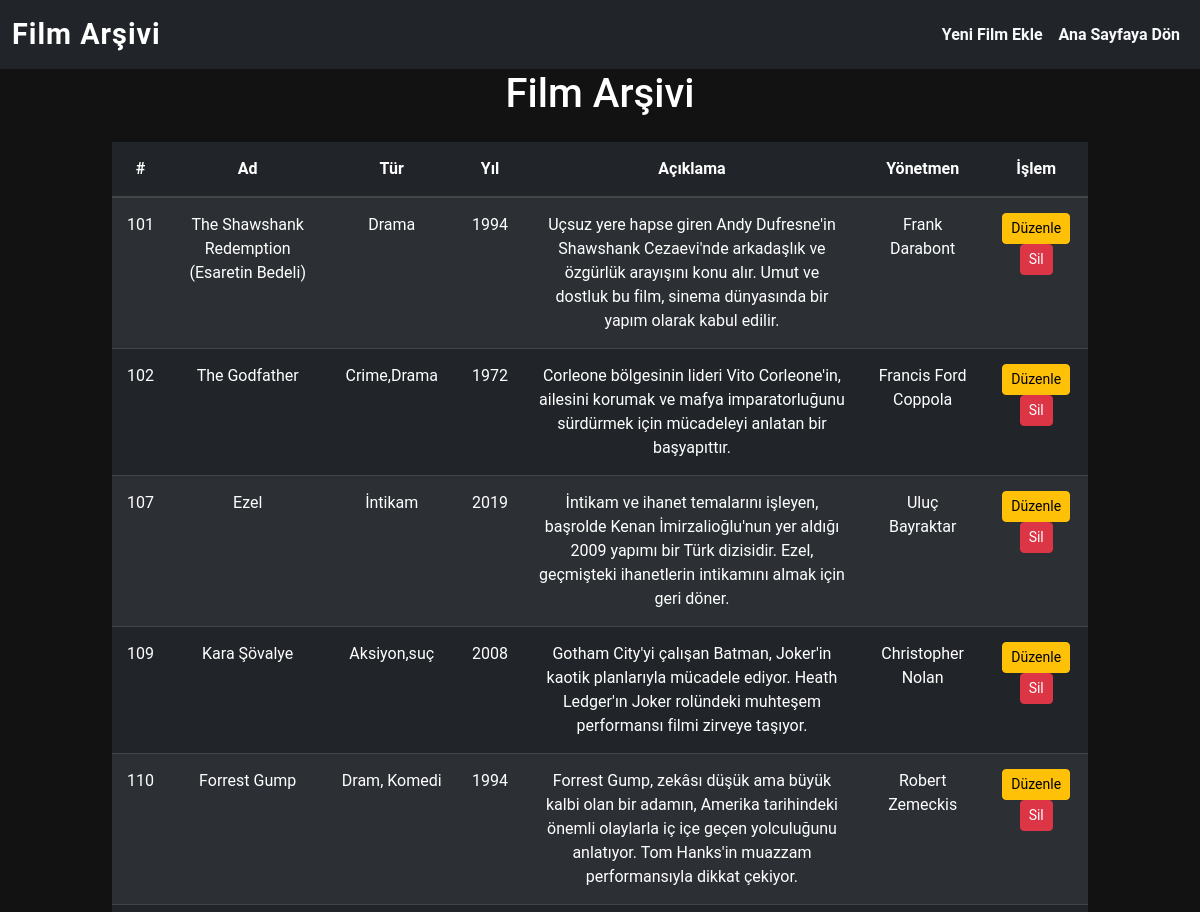
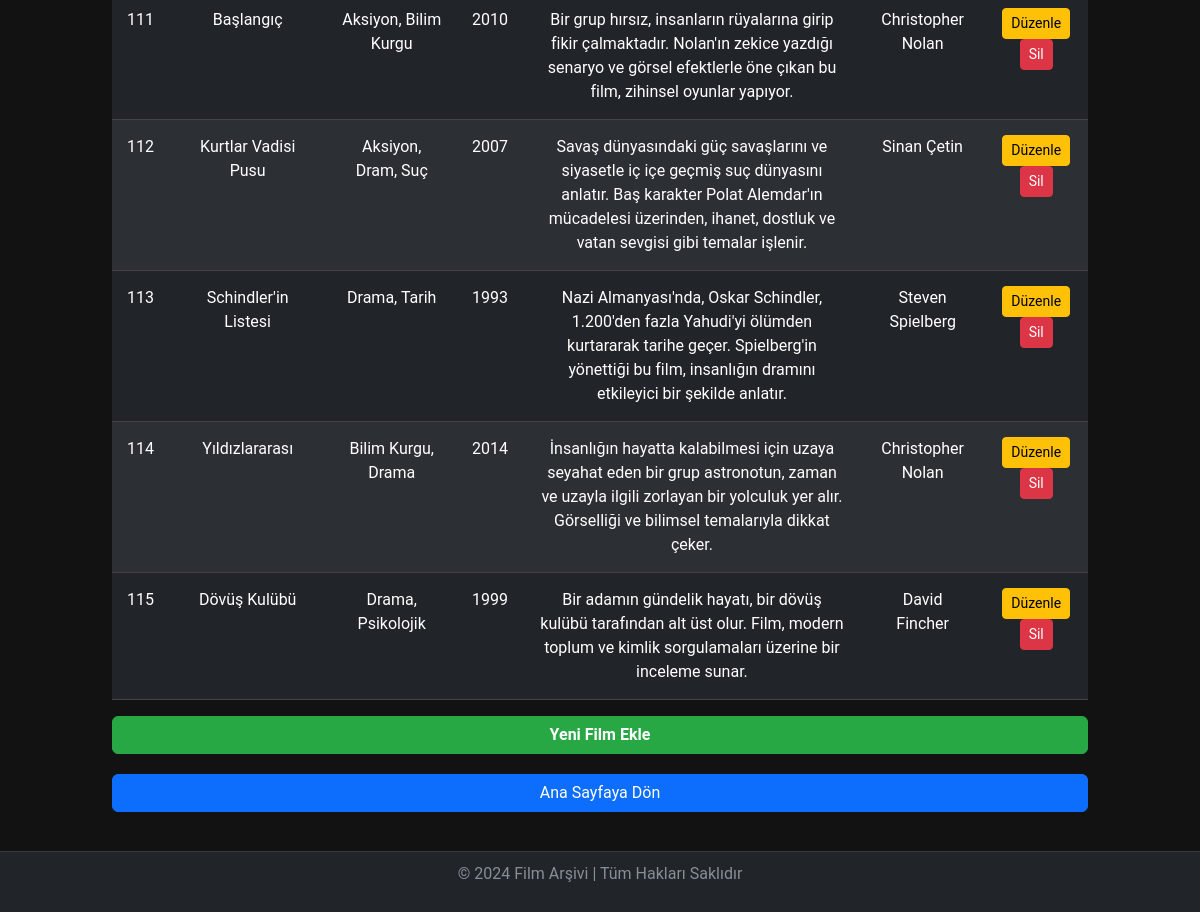
Screenshot of /filmler.php with the database file from the repository (2 pictures, top to bottom).
### tables this page shows
CREATE TABLE IF NOT EXISTS `filmler` (
  `id` int NOT NULL AUTO_INCREMENT,
  `ad` varchar(255) NOT NULL,
  `tur` varchar(255) DEFAULT NULL,
  `yil` int DEFAULT NULL,
  `yonetmen` varchar(64) DEFAULT NULL,
  `aciklama` text,
  `resim` varchar(255) DEFAULT 'default.jpg',
  `imdb` decimal(3,1) DEFAULT '0.0',
  `eklenme_tarihi` datetime DEFAULT CURRENT_TIMESTAMP,
  PRIMARY KEY (`id`)
);

### filmler.php (the view, shortened to what this page needs)
<?php
require_once 'db.php';
$query = "SELECT * FROM filmler";
$stmt = $pdo->query($query);
$filmler = $stmt->fetchAll(PDO::FETCH_ASSOC);
?>
<!DOCTYPE html>
<html lang="tr">
<head>
    <link href="https://cdn.jsdelivr.net/npm/bootstrap@5.3.0-alpha1/dist/css/bootstrap.min.css" rel="stylesheet">
</head>
<body>
<nav class="navbar navbar-expand-lg navbar-dark bg-dark fixed-top">
    <div class="container-fluid">
        <a class="navbar-brand" href="filmler.php">Film Arşivi</a>
        <div class="collapse navbar-collapse" id="navbarNav">
            <ul class="navbar-nav ms-auto">
                <li class="nav-item">
                    <a class="nav-link" href="film_ekle.php">Yeni Film Ekle</a>
                </li>
                <li class="nav-item">
                    <a class="nav-link" href="index.php">Ana Sayfaya Dön</a>
                </li>
            </ul>
        </div>
    </div>
</nav>
<div class="container">
    <h1 class="text-center mb-4">Film Arşivi</h1>
    <table class="table table-dark table-striped">
        <thead>
            <tr>
                <th>#</th>
                <th>Ad</th>
                <th>Tür</th>
                <th>Yıl</th>
                <th>Açıklama</th>
                <th>Yönetmen</th>
                <th>İşlem</th>
            </tr>
        </thead>
        <tbody>
            <?php if (count($filmler) > 0): ?>
                <?php foreach ($filmler as $film): ?>
                    <tr>
                        <td><?= htmlspecialchars($film['id']) ?></td>
                        <td><?= htmlspecialchars($film['ad']) ?></td>
                        <td><?= htmlspecialchars($film['tur']) ?></td>
                        <td><?= htmlspecialchars($film['yil']) ?></td>
                        <td><?= htmlspecialchars($film['aciklama']) ?></td>
                        <td><?= htmlspecialchars($film['yonetmen']) ?></td>
                        <td>
                            <a href="film_duzenle.php?id=<?= $film['id'] ?>" class="btn btn-warning btn-sm">Düzenle</a>
                            <a href="film_sil.php?id=<?= $film['id'] ?>" class="btn btn-danger btn-sm" onclick="return confirm('Bu filmi silmek istediğinizden emin misiniz?')">Sil</a>
                        </td>
                    </tr>
                <?php endforeach; ?>
            <?php else: ?>
                <tr>
                    <td colspan="7" class="text-center">Henüz eklenmiş bir film yok!</td>
                </tr>
            <?php endif; ?>
        </tbody>
    </table>
    <a href="film_ekle.php" class="btn btn-success w-100">Yeni Film Ekle</a>
    <div class="back-to-home">
        <a href="index.php" class="btn btn-primary w-100">Ana Sayfaya Dön</a>
    </div>
</div>
<footer>
    <p>© 2024 Film Arşivi | Tüm Hakları Saklıdır</p>
</footer>
</body>
</html>

### filmler.php (style rules this page uses)
body { background-color: #121212; color: white; padding-top: 70px; padding-bottom: 100px; font-family: 'Roboto', sans-serif; }
.container { max-width: 1000px; }
.navbar-brand { font-size: 1.8rem; font-weight: bold; letter-spacing: 1px; color: #fff; }
.navbar-nav .nav-link { font-weight: 600; color: #f8f9fa; transition: color 0.3s ease; }
.navbar { background-color: rgba(0, 0, 0, 0.85); }
.table { border-collapse: collapse; width: 100%; }
.table-dark thead { background-color: #212529; border-bottom: 2px solid #444; }
.table-dark tbody tr { border-bottom: 1px solid #444; }
.table-dark th, .table-dark td { padding: 15px; text-align: center; }
.table-dark th { font-weight: bold; }
.btn-danger { background-color: #dc3545; border-color: #dc3545; }
.btn-success { background-color: #28a745; border-color: #28a745; font-weight: bold; transition: background-color 0.3s ease; }
footer { background-color: #212529; color: #868e96; text-align: center; padding: 10px 0; border-top: 1px solid #343a40; position: fixed; bottom: 0; width: 100%; }
.back-to-home { margin-top: 20px; text-align: center; }

### rows the page displays
filmler: id "101", ad "The Shawshank Redemption (Esaretin Bedeli)", tur "Drama", yil "1994", aciklama "Uçsuz yere hapse giren Andy Dufresne'in Shawshank Cezaevi'nde arkadaşlık ve özgürlük arayışını konu alır. Umut ve dostluk bu film, sinema dünyasında bir yapım olarak kabul edilir.", yonetmen "Frank Darabont"
filmler: id "102", ad "The Godfather", tur "Crime,Drama", yil "1972", aciklama "Corleone bölgesinin lideri Vito Corleone'in, ailesini korumak ve mafya imparatorluğunu sürdürmek için mücadeleyi anlatan bir başyapıttır.", yonetmen "Francis Ford Coppola"
filmler: id "107", ad "Ezel", tur "İntikam", yil "2019", aciklama "İntikam ve ihanet temalarını işleyen, başrolde Kenan İmirzalioğlu'nun yer aldığı 2009 yapımı bir Türk dizisidir. Ezel, geçmişteki ihanetlerin intikamını almak için geri döner.", yonetmen "Uluç Bayraktar"
filmler: id "109", ad "Kara Şövalye", tur "Aksiyon,suç", yil "2008", aciklama "Gotham City'yi çalışan Batman, Joker'in kaotik planlarıyla mücadele ediyor. Heath Ledger'ın Joker rolündeki muhteşem performansı filmi zirveye taşıyor.", yonetmen "Christopher Nolan"
filmler: id "110", ad "Forrest Gump", tur "Dram, Komedi", yil "1994", aciklama "Forrest Gump, zekâsı düşük ama büyük kalbi olan bir adamın, Amerika tarihindeki önemli olaylarla iç içe geçen yolculuğunu anlatıyor. Tom Hanks'in muazzam performansıyla dikkat çekiyor.", yonetmen "Robert Zemeckis"
filmler: id "111", ad "Başlangıç", tur "Aksiyon, Bilim Kurgu", yil "2010", aciklama "Bir grup hırsız, insanların rüyalarına girip fikir çalmaktadır. Nolan'ın zekice yazdığı senaryo ve görsel efektlerle öne çıkan bu film, zihinsel oyunlar yapıyor.", yonetmen "Christopher Nolan"
filmler: id "112", ad "Kurtlar Vadisi Pusu", tur "Aksiyon, Dram, Suç", yil "2007", aciklama "Savaş dünyasındaki güç savaşlarını ve siyasetle iç içe geçmiş suç dünyasını anlatır. Baş karakter Polat Alemdar'ın mücadelesi üzerinden, ihanet, dostluk ve vatan sevgisi gibi temalar işlenir.", yonetmen "Sinan Çetin"
filmler: id "113", ad "Schindler'in Listesi", tur "Drama, Tarih", yil "1993", aciklama "Nazi Almanyası'nda, Oskar Schindler, 1.200'den fazla Yahudi'yi ölümden kurtararak tarihe geçer. Spielberg'in yönettiği bu film, insanlığın dramını etkileyici bir şekilde anlatır.", yonetmen "Steven Spielberg"
filmler: id "114", ad "Yıldızlararası", tur "Bilim Kurgu, Drama", yil "2014", aciklama "İnsanlığın hayatta kalabilmesi için uzaya seyahat eden bir grup astronotun, zaman ve uzayla ilgili zorlayan bir yolculuk yer alır. Görselliği ve bilimsel temalarıyla dikkat çeker.", yonetmen "Christopher Nolan"
filmler: id "115", ad "Dövüş Kulübü", tur "Drama, Psikolojik", yil "1999", aciklama "Bir adamın gündelik hayatı, bir dövüş kulübü tarafından alt üst olur. Film, modern toplum ve kimlik sorgulamaları üzerine bir inceleme sunar.", yonetmen "David Fincher"
